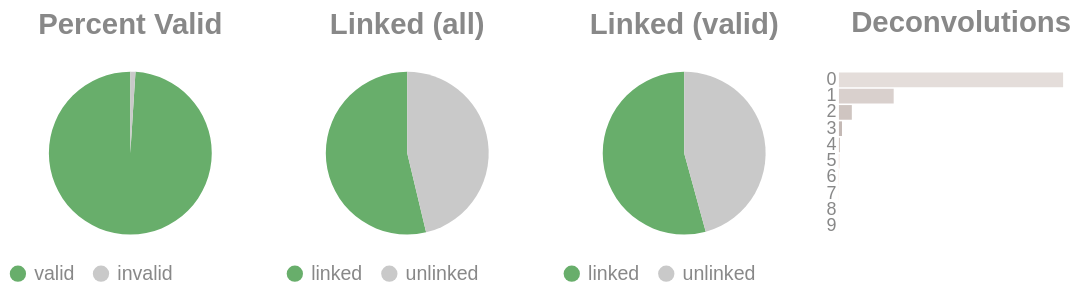

Notebook cell for this chart:
### Code cell
if SKIPLR:
    pass
else:
    clash = Counter()
    for i in valids['molecule'].to_list():
        _mol = i.split("-")
        if len(_mol) == 1:
            clash.update('0')
        else:
            clash.update(_mol[-1])

    _d = {"deconvolutions": [], 'count': []}
    for k,v in clash.items():
        _d['deconvolutions'].append(k)
        _d['count'].append(v)

    tot_valid = valids['reads'].sum()
    mask = valids['reads'] >= 2
    n_linked_reads = valids.filter(mask)['reads'].sum()
    if n_linked_reads == 0:
        print_html("No linked molecules (>=2 reads) were detected; skipping linked-only distributions.")
        SKIPLR = True
    else:
        perc_valid = round(tot_valid / n_reads, 4)
        linked_perc_abs = round(n_linked_reads / n_reads, 4)
        linked_perc = round(n_linked_reads / tot_valid, 4)

    _valid = pl.DataFrame({"valids": ['valid', 'invalid'], "count": [tot_valid, n_reads - tot_valid]})
    _linked_abs = pl.DataFrame({"linked (absolute)": ['linked', 'unlinked'], "count": [n_linked_reads, n_reads - n_linked_reads]})
    _linked_rel = pl.DataFrame({"linked (valids)": ['linked', 'unlinked'], "count": [n_linked_reads, tot_valid - n_linked_reads]})

    (
        alt.hconcat(
            piechart(_valid, goodval = 'valid', title = "Percent Valid"),
            piechart(_linked_abs, goodval = "linked", title =  "Linked (all)"),
            piechart(_linked_rel, goodval = "linked", title =  "Linked (valid)"),
            convolutionbar(pl.DataFrame(_d), title = "Deconvolutions"),
            center = True,
            bounds = 'flush'
        )
        .resolve_scale(color='independent')
        .resolve_legend('independent')
        .properties(usermeta={'embedOptions': {"actions": False}})
    ).display()

### Figure 1 — Vega-Lite specification as saved in the notebook (floating-point values rounded to 4 significant figures)
{"width": "container", "height": 400, "config": {"title": {"anchor": "start", "dy": -15, "fontSize": 18, "color": "#888888", "subtitleColor": "#888888", "subtitleFontSize": 14}, "arc": {"fill": "#0072B2"}, "axis": {"domainColor": "#888888", "domainWidth": 0.5, "gridWidth": 0.2, "grid": false, "titleFontWeight": 400, "titleFontSize": 15, "labelFontSize": 11, "labelColor": "#888888", "tickColor": "#888888", "tickWidth": 0.2, "titleColor": "#888888"}, "axisBand": {"grid": false}, "axisX": {"grid": true, "tickSize": 10, "domainCap": "round"}, "axisY": {"domain": false, "grid": true, "tickSize": 0, "domainCap": "round"}, "background": "transparent", "header": {"labelFontSize": 15, "labelColor": "#888888", "titleFontSize": 15, "titleFontWeight": 600, "titleColor": "#888888"}, "legend": {"labelFont": "sans-serif", "labelFontSize": 12, "labelColor": "#888888", "symbolSize": 100, "symbolType": "circle", "titleFontSize": 12, "titlePadding": 10, "titleColor": "#888888", "title": null}, "range": {"category": ["#E69F00", "#56B4E9", "#009E73", "#F0E442", "#0072B2", "#D55E00", "#CC79A7", "#000000"], "diverging": ["#cfe8f3", "#a2d4ec", "#73bfe2", "#46abdb", "#1696d2", "#12719e"]}, "area": {"fill": "#0072B2", "fillOpacity": 0.7, "line": true, "strokeOpacity": 0.7}, "line": {"color": "#0072B2", "stroke": "#0072B2", "strokeWidth": 2}, "trail": {"color": "#0072B2", "stroke": "#0072B2", "strokeWidth": 0, "size": 1}, "point": {"filled": true, "fillOpacity": 1.0, "size": 95}, "text": {"color": "#888888", "fontSize": 11, "align": "right", "fontWeight": 400, "size": 11}, "bar": {"fill": "#0072B2", "stroke": null}, "view": {"stroke": null, "continuousWidth": 660, "continuousHeight": 400}}, "hconcat": [{"data": {"name": "data-b945f71783232e3eee50aa396a5f8fd3"}, "mark": {"type": "arc"}, "encoding": {"color": {"field": "valids", "legend": {"orient": "bottom", "title": null}, "scale": {"domain": ["valid", "invalid"], "range": ["#68ae6b", "#C9C9C9"]}, "title": "Valids", "type": "nominal"}, "theta": {"field": "count", "type": "quantitative"}, "tooltip": [{"field": "valids", "title": "Valids", "type": "ordinal"}, {"field": "percent", "format": ".2%", "title": "Percent", "type": "quantitative"}, {"field": "count", "title": "Count", "type": "quantitative"}]}, "height": 100, "title": {"text": "Percent Valid", "align": "center", "anchor": "middle"}, "transform": [{"calculate": "datum.count / 15025118", "as": "percent"}], "width": 150}, {"data": {"name": "data-02e711c5dfdc0de174098856f0a7578a"}, "mark": {"type": "arc"}, "encoding": {"color": {"field": "linked (absolute)", "legend": {"orient": "bottom", "title": null}, "scale": {"domain": ["linked", "unlinked"], "range": ["#68ae6b", "#C9C9C9"]}, "title": "Linked (Absolute)", "type": "nominal"}, "theta": {"field": "count", "type": "quantitative"}, "tooltip": [{"field": "linked (absolute)", "title": "Linked (Absolute)", "type": "ordinal"}, {"field": "percent", "format": ".2%", "title": "Percent", "type": "quantitative"}, {"field": "count", "title": "Count", "type": "quantitative"}]}, "height": 100, "title": {"text": "Linked (all)", "align": "center", "anchor": "middle"}, "transform": [{"calculate": "datum.count / 15025118", "as": "percent"}], "width": 150}, {"data": {"name": "data-2c0b30042569e5573ed23fcefd7325bc"}, "mark": {"type": "arc"}, "encoding": {"color": {"field": "linked (valids)", "legend": {"orient": "bottom", "title": null}, "scale": {"domain": ["linked", "unlinked"], "range": ["#68ae6b", "#C9C9C9"]}, "title": "Linked (Valids)", "type": "nominal"}, "theta": {"field": "count", "type": "quantitative"}, "tooltip": [{"field": "linked (valids)", "title": "Linked (Valids)", "type": "ordinal"}, {"field": "percent", "format": ".2%", "title": "Percent", "type": "quantitative"}, {"field": "count", "title": "Count", "type": "quantitative"}]}, "height": 100, "title": {"text": "Linked (valid)", "align": "center", "anchor": "middle"}, "transform": [{"calculate": "datum.count / 14873024", "as": "percent"}], "width": 150}, {"data": {"name": "data-13c598a44946c2df03716091857bddba"}, "mark": {"type": "bar"}, "encoding": {"color": {"field": "deconvolutions", "legend": null, "scale": {"scheme": "lightgreyred"}, "type": "nominal"}, "tooltip": [{"field": "deconvolutions", "title": "Deconvolutions", "type": "ordinal"}, {"field": "percent", "format": ".2%", "title": "Percent", "type": "quantitative"}, {"field": "count", "title": "Count", "type": "quantitative"}], "x": {"axis": null, "field": "count", "type": "quantitative"}, "y": {"field": "deconvolutions", "sort": "ascending", "title": null, "type": "nominal"}}, "height": 100, "title": {"text": "Deconvolutions", "align": "center", "anchor": "middle"}, "transform": [{"calculate": "datum.count / 9688733", "as": "percent"}], "width": 150}], "bounds": "flush", "center": true, "resolve": {"legend": {"angle": "independent"}, "scale": {"color": "independent"}}, "usermeta": {"embedOptions": {"actions": false}}, "$schema": "https://vega.github.io/schema/vega-lite/v6.4.1.json", "datasets": {"data-b945f71783232e3eee50aa396a5f8fd3": [{"valids": "valid", "count": 14873024}, {"valids": "invalid", "count": 152094}], "data-02e711c5dfdc0de174098856f0a7578a": [{"linked (absolute)": "linked", "count": 8071601}, {"linked (absolute)": "unlinked", "count": 6953517}], "data-2c0b30042569e5573ed23fcefd7325bc": [{"linked (valids)": "linked", "count": 8071601}, {"linked (valids)": "unlinked", "count": 6801423}], "data-13c598a44946c2df03716091857bddba": [{"deconvolutions": "0", "count": 7339330}, {"deconvolutions": "1", "count": 1792449}, {"deconvolutions": "2", "count": 422158}, {"deconvolutions": "3", "count": 100167}, {"deconvolutions": "4", "count": 24892}, {"deconvolutions": "5", "count": 6622}, {"deconvolutions": "6", "count": 2025}, {"deconvolutions": "7", "count": 702}, {"deconvolutions": "8", "count": 268}, {"deconvolutions": "9", "count": 120}]}}
